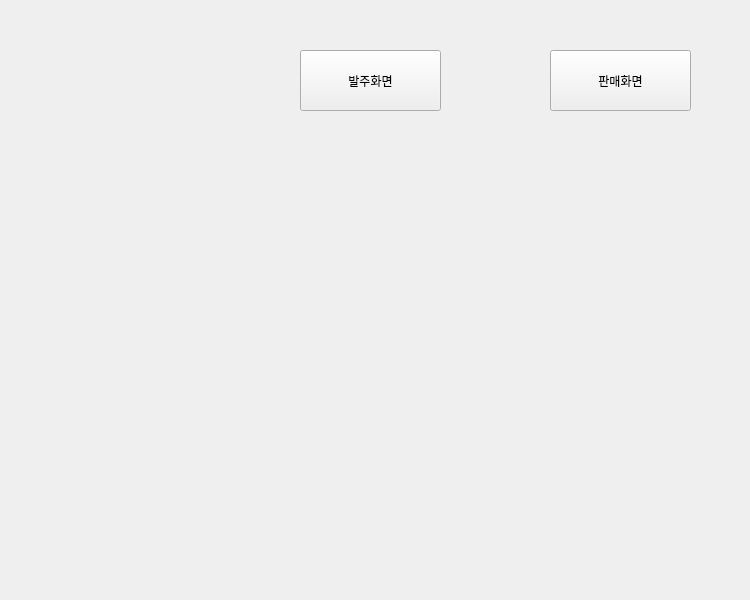
<?xml version="1.0" encoding="UTF-8"?>
<ui version="4.0">
 <class>Form</class>
 <widget class="QWidget" name="Form">
  <property name="geometry">
   <rect>
    <x>0</x>
    <y>0</y>
    <width>750</width>
    <height>600</height>
   </rect>
  </property>
  <property name="minimumSize">
   <size>
    <width>750</width>
    <height>600</height>
   </size>
  </property>
  <property name="maximumSize">
   <size>
    <width>750</width>
    <height>600</height>
   </size>
  </property>
  <property name="windowTitle">
   <string>Form</string>
  </property>
  <widget class="QPushButton" name="pushButton_2">
   <property name="geometry">
    <rect>
     <x>300</x>
     <y>50</y>
     <width>141</width>
     <height>61</height>
    </rect>
   </property>
   <property name="text">
    <string>발주화면</string>
   </property>
  </widget>
  <widget class="QPushButton" name="pushButton_4">
   <property name="geometry">
    <rect>
     <x>550</x>
     <y>50</y>
     <width>141</width>
     <height>61</height>
    </rect>
   </property>
   <property name="text">
    <string>판매화면</string>
   </property>
  </widget>
 </widget>
 <resources/>
 <connections>
  <connection>
   <sender>pushButton_2</sender>
   <signal>clicked()</signal>
   <receiver>Form</receiver>
   <slot>btn_second_to_third()</slot>
   <hints>
    <hint type="sourcelabel">
     <x>371</x>
     <y>77</y>
    </hint>
    <hint type="destinationlabel">
     <x>468</x>
     <y>214</y>
    </hint>
   </hints>
  </connection>
 </connections>
 <slots>
  <slot>btn_second_to_third()</slot>
 </slots>
</ui>
